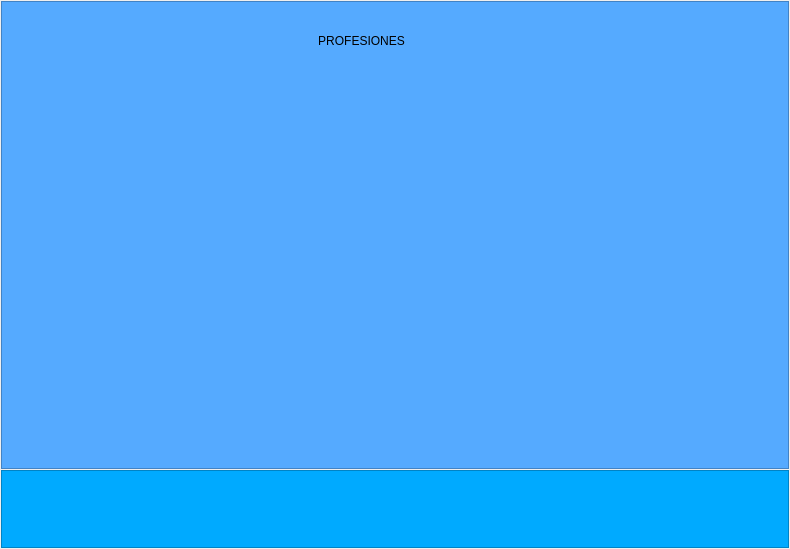
             <widget class="QWidget" name="page_ark_job_titles">
              <property name="minimumSize">
               <size>
                <width>790</width>
                <height>549</height>
               </size>
              </property>
              <layout class="QVBoxLayout" name="verticalLayout_24" stretch="6,1">
               <property name="spacing">
                <number>1</number>
               </property>
               <property name="leftMargin">
                <number>1</number>
               </property>
               <property name="topMargin">
                <number>1</number>
               </property>
               <property name="rightMargin">
                <number>1</number>
               </property>
               <property name="bottomMargin">
                <number>1</number>
               </property>
               <item>
                <widget class="QFrame" name="frame_form_job_titles">
                 <property name="styleSheet">
                  <string notr="true">/* Estilo del marco */
QFrame {
    background-color: rgb(85, 170, 255);
   
}
</string>
                 </property>
                 <property name="frameShape">
                  <enum>QFrame::Shape::StyledPanel</enum>
                 </property>
                 <property name="frameShadow">
                  <enum>QFrame::Shadow::Raised</enum>
                 </property>
                 <widget class="QLabel" name="label_titel_job_titles">
                  <property name="geometry">
                   <rect>
                    <x>290</x>
                    <y>30</y>
                    <width>141</width>
                    <height>20</height>
                   </rect>
                  </property>
                  <property name="frameShadow">
                   <enum>QFrame::Shadow::Plain</enum>
                  </property>
                  <property name="text">
                   <string>PROFESIONES</string>
                  </property>
                  <property name="alignment">
                   <set>Qt::AlignmentFlag::AlignCenter</set>
                  </property>
                 </widget>
                </widget>
               </item>
               <item>
                <widget class="QFrame" name="frame_actbar_job_titles">
                 <property name="styleSheet">
                  <string notr="true">/* Estilo del marco */
QFrame {
    background-color: rgb(0, 170, 255);
   
}</string>
                 </property>
                 <property name="frameShape">
                  <enum>QFrame::Shape::StyledPanel</enum>
                 </property>
                 <property name="frameShadow">
                  <enum>QFrame::Shadow::Raised</enum>
                 </property>
                </widget>
               </item>
              </layout>
             </widget>
